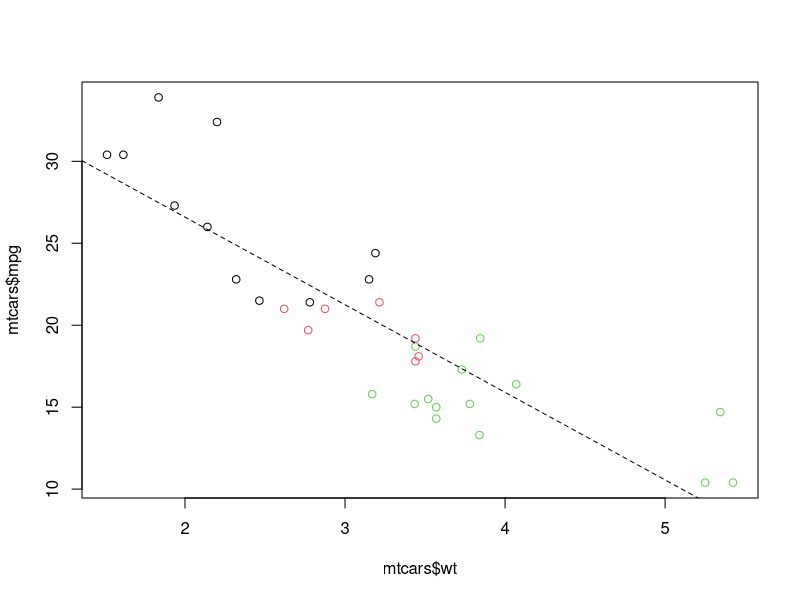
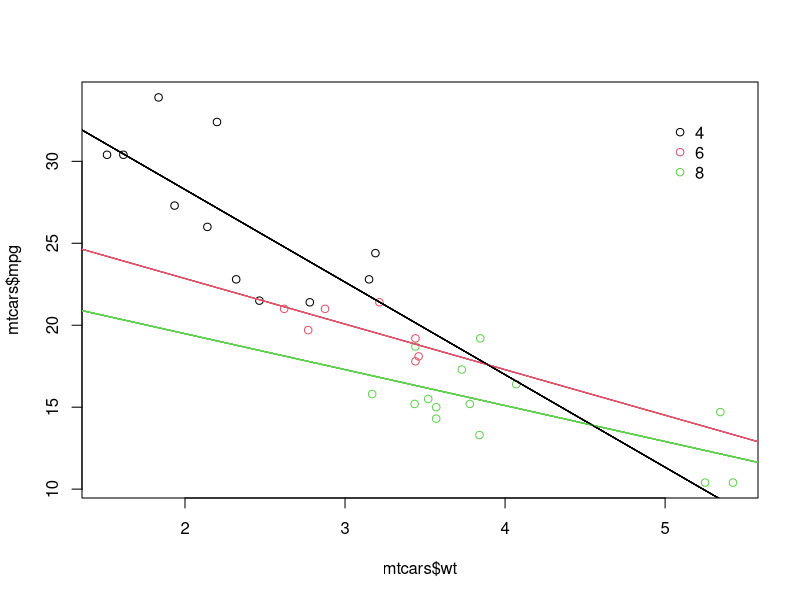

These figures' R source, in order:
# base package and ggplot2, part 2 - lm
# If you want to add a linear model to your plot, shown right, you can define it with lm() and then plot the resulting linear model with abline(). However, if you want a model for each subgroup, according to cylinders, then you have a couple of options.
# 
# You can subset your data, and then calculate the lm() and plot each subset separately. Alternatively, you can vectorize over the cyl variable using lapply() and combine this all in one step. This option is already prepared for you.
# 
# The code to the right contains a call to the function lapply(), which you might not have seen before. This function takes as input a vector and a function. Then lapply() applies the function it was given to each element of the vector and returns the results in a list. In this case, lapply() takes each element of mtcars$cyl and calls the function defined in the second argument. This function takes a value of mtcars$cyl and then subsets the data so that only rows with cyl == x are used. Then it fits a linear model to the filtered dataset and uses that model to add a line to the plot with the abline() function.
# 
# Now that you have an interesting plot, there is a very important aspect missing - the legend!
#   
#   In base package you have to take care of this using the legend() function. This has been done for you in the predefined code.
# 
# Instructions
# 100 XP
# Instructions
# 100 XP
# Fill in the lm() function to calculate a linear model of mpg described by wt and save it as an object called carModel.
# Draw the linear model on the scatterplot.
# Write code that calls abline() with carModel as the first argument. Set the line type by passing the argument lty = 2.
# Run the code that generates the basic plot and the call to abline() all at once by highlighting both parts of the script and hitting control/command + enter on your keyboard. These lines must all be run together in the DataCamp R console so that R will be able to find the plot you want to add a line to.
# Run the code already given to generate the plot with a different model for each group. You don't need to modify any of this.

# Use lm() to calculate a linear model and save it as carModel
carModel <- lm(mpg ~ wt, data = mtcars)

# Basic plot
mtcars$cyl <- as.factor(mtcars$cyl)
plot(mtcars$wt, mtcars$mpg, col = mtcars$cyl)

# Call abline() with carModel as first argument and set lty to 2
abline(carModel, lty = 2)

# Plot each subset efficiently with lapply
# You don't have to edit this code
plot(mtcars$wt, mtcars$mpg, col = mtcars$cyl)

## this prints out a bunch of null values in list because nothing is returned from the abline function
## I have added results='hide' to prevent all that printing in the notebook
lapply(mtcars$cyl, function(x) {
  abline(lm(mpg ~ wt, mtcars, subset = (cyl == x)), col = x)
})

# This code will draw the legend of the plot
# You don't have to edit this code
legend(x = 5, y = 33, legend = levels(mtcars$cyl),
       col = 1:3, pch = 1, bty = "n")